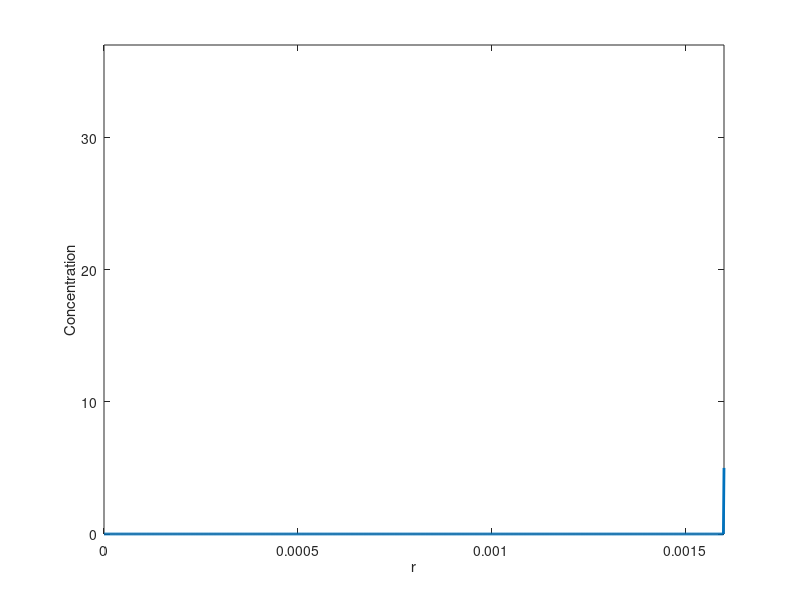

The MATLAB script that drew this image:
clc;
clear all;

R1 = 10 * 10^(-4);  
R2 = 16 * 10^(-4);  
Nr = 1000;           
dr = (R2 - 0) / Nr; 
r = linspace(0, R2, Nr + 1); 
D1 = 9.84 * 10^(-7); 
D2 = 4.92 * 10^(-7); 
dt = 0.01;          
Tfinal = 10;        


A = zeros(Nr + 1, Nr + 1); 


for i = 1:Nr+1
    if r(i) < R1
        difcoeff = D1;
    else
        difcoeff = D2;
    end
    A(i, i) = -2 * difcoeff / dr^2;
    if i > 1
        A(i, i-1) = difcoeff / dr^2 - difcoeff / ( dr * r(i));
    end
    if i < Nr + 1
        A(i, i+1) = difcoeff / dr^2 + difcoeff / (dr * r(i));
    end
end

A(end, :) = 0; 
A(end, end) = 1; 


M = eye(Nr+1) - dt * A;

% Initial conditions
C = zeros(Nr + 1, 1);
C(1:floor(R1/dr) + 1) = 0.3 * 90; 
C(floor(R1/dr)+2:end-1) = 0

figure;
h = plot(r, C, 'LineWidth', 2);
axis([0 R2 0 max(C) + 10]);
xlabel('r');
ylabel('Concentration');



for t = 0:dt:Tfinal
    C_n = M \ C; 
    
   
    C_n(end) = 0.5 * 10;
    
  
    R1_index = floor(R1/dr) + 1;
    flux_left = D1 * (C_n(R1_index) - C_n(R1_index - 1)) / dr; 
    flux_right = D2 * (C_n(R1_index + 1) - C_n(R1_index)) / dr; 

    if abs(flux_left - flux_right) > 1e-6 
        C_n(R1_index + 1) = C_n(R1_index) + (flux_left / D2) * dr;
    end
    
    C = C_n; 
    
   
    set(h, 'YData', C);
    drawnow; 
    pause(0.1); 
end

